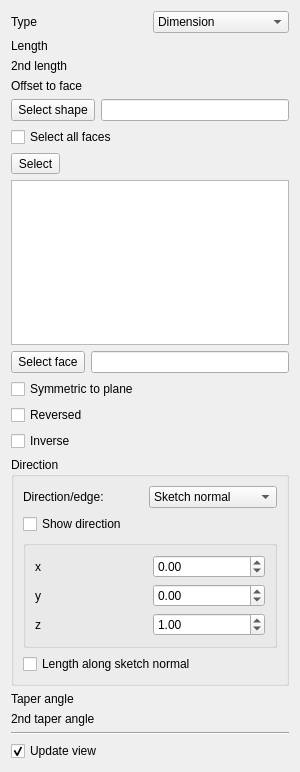
<?xml version="1.0" encoding="UTF-8"?>
<ui version="4.0">
 <class>PartDesignGui::TaskPadPocketParameters</class>
 <widget class="QWidget" name="PartDesignGui::TaskPadPocketParameters">
  <property name="geometry">
   <rect>
    <x>0</x>
    <y>0</y>
    <width>300</width>
    <height>772</height>
   </rect>
  </property>
  <property name="windowTitle">
   <string notr="true">Form</string>
  </property>
  <layout class="QVBoxLayout" name="verticalLayout">
   <item>
    <layout class="QGridLayout" name="gridLayout">
     <item row="0" column="0">
      <widget class="QLabel" name="textLabel1">
       <property name="text">
        <string>Type</string>
       </property>
      </widget>
     </item>
     <item row="0" column="1">
      <widget class="QComboBox" name="changeMode">
       <item>
        <property name="text">
         <string>Dimension</string>
        </property>
       </item>
      </widget>
     </item>
     <item row="1" column="0">
      <widget class="QLabel" name="labelLength">
       <property name="text">
        <string>Length</string>
       </property>
      </widget>
     </item>
     <item row="1" column="1">
      <widget class="Gui::PrefQuantitySpinBox" name="lengthEdit" native="true">
       <property name="keyboardTracking" stdset="0">
        <bool>false</bool>
       </property>
       <property name="unit" stdset="0">
        <string notr="true">mm</string>
       </property>
       <property name="minimum" stdset="0">
        <double>0.000000000000000</double>
       </property>
      </widget>
     </item>
     <item row="2" column="0">
      <widget class="QLabel" name="labelLength2">
       <property name="text">
        <string>2nd length</string>
       </property>
      </widget>
     </item>
     <item row="2" column="1">
      <widget class="Gui::PrefQuantitySpinBox" name="lengthEdit2" native="true">
       <property name="keyboardTracking" stdset="0">
        <bool>false</bool>
       </property>
       <property name="unit" stdset="0">
        <string notr="true">mm</string>
       </property>
      </widget>
     </item>
     <item row="3" column="0">
      <widget class="QLabel" name="labelOffset">
       <property name="text">
        <string>Offset to face</string>
       </property>
      </widget>
     </item>
     <item row="3" column="1">
      <widget class="Gui::PrefQuantitySpinBox" name="offsetEdit" native="true">
       <property name="keyboardTracking" stdset="0">
        <bool>false</bool>
       </property>
       <property name="unit" stdset="0">
        <string notr="true">mm</string>
       </property>
      </widget>
     </item>
    </layout>
   </item>
   <item>
    <widget class="QFrame" name="upToShapeList">
     <property name="frameShadow">
      <enum>QFrame::Plain</enum>
     </property>
     <property name="lineWidth">
      <number>0</number>
     </property>
     <layout class="QVBoxLayout">
      <property name="leftMargin">
       <number>0</number>
      </property>
      <property name="topMargin">
       <number>0</number>
      </property>
      <property name="rightMargin">
       <number>0</number>
      </property>
      <property name="bottomMargin">
       <number>0</number>
      </property>
      <item>
       <layout class="QGridLayout" name="_2">
        <item row="0" column="1">
         <widget class="QLineEdit" name="lineShapeName">
          <property name="readOnly">
           <bool>true</bool>
          </property>
         </widget>
        </item>
        <item row="0" column="0">
         <widget class="QToolButton" name="buttonShape">
          <property name="minimumSize">
           <size>
            <width>0</width>
            <height>22</height>
           </size>
          </property>
          <property name="text">
           <string>Select shape</string>
          </property>
          <property name="checkable">
           <bool>true</bool>
          </property>
         </widget>
        </item>
       </layout>
      </item>
      <item>
       <widget class="QCheckBox" name="checkBoxAllFaces">
        <property name="enabled">
         <bool>true</bool>
        </property>
        <property name="toolTip">
         <string>Applies length symmetrically to sketch plane</string>
        </property>
        <property name="text">
         <string>Select all faces</string>
        </property>
       </widget>
      </item>
      <item>
       <widget class="QWidget" name="upToShapeFaces" native="true">
        <layout class="QVBoxLayout" name="verticalLayout_2">
         <property name="leftMargin">
          <number>0</number>
         </property>
         <property name="topMargin">
          <number>0</number>
         </property>
         <property name="rightMargin">
          <number>0</number>
         </property>
         <property name="bottomMargin">
          <number>0</number>
         </property>
         <item>
          <widget class="QToolButton" name="buttonShapeFace">
           <property name="toolTip">
            <string>Click button to enter selection mode,
         click again to end selection</string>
           </property>
           <property name="text">
            <string>Select</string>
           </property>
           <property name="checkable">
            <bool>true</bool>
           </property>
          </widget>
         </item>
         <item>
          <widget class="QListWidget" name="listWidgetReferences">
           <property name="selectionMode">
            <enum>QAbstractItemView::ExtendedSelection</enum>
           </property>
          </widget>
         </item>
        </layout>
       </widget>
      </item>
     </layout>
    </widget>
   </item>
   <item>
    <layout class="QGridLayout" name="gridLayout_5">
     <item row="0" column="1">
      <widget class="QLineEdit" name="lineFaceName">
       <property name="readOnly">
        <bool>true</bool>
       </property>
      </widget>
     </item>
     <item row="0" column="0">
      <widget class="QToolButton" name="buttonFace">
       <property name="minimumSize">
        <size>
         <width>0</width>
         <height>22</height>
        </size>
       </property>
       <property name="text">
        <string>Select face</string>
       </property>
       <property name="checkable">
        <bool>true</bool>
       </property>
      </widget>
     </item>
    </layout>
   </item>
   <item>
    <widget class="QCheckBox" name="checkBoxMidplane">
     <property name="enabled">
      <bool>true</bool>
     </property>
     <property name="toolTip">
      <string>Applies length symmetrically to sketch plane</string>
     </property>
     <property name="text">
      <string>Symmetric to plane</string>
     </property>
    </widget>
   </item>
   <item>
    <widget class="QCheckBox" name="checkBoxReversed">
     <property name="text">
      <string>Reversed</string>
     </property>
    </widget>
   </item>
   <item>
     <widget class="QCheckBox" name="checkBoxInverse">
       <property name="text">
	 <string>Inverse</string>
       </property>
     </widget>
   </item>
   <item>
    <widget class="QGroupBox" name="groupBox">
     <property name="title">
      <string>Direction</string>
     </property>
     <layout class="QGridLayout" name="gridLayout_4">
      <item row="0" column="0">
       <layout class="QGridLayout" name="gridLayout_3">
        <item row="0" column="0">
         <widget class="QLabel" name="labelEdge">
          <property name="text">
           <string>Direction/edge:</string>
          </property>
         </widget>
        </item>
        <item row="0" column="1">
         <widget class="QComboBox" name="directionCB">
          <property name="toolTip">
           <string>Set a direction or select an edge
from the model as reference</string>
          </property>
          <item>
           <property name="text">
            <string>Sketch normal</string>
           </property>
          </item>
          <item>
           <property name="text">
            <string>Select reference...</string>
           </property>
          </item>
          <item>
           <property name="text">
            <string>Custom direction</string>
           </property>
          </item>
         </widget>
        </item>
       </layout>
      </item>
      <item row="1" column="0">
       <widget class="QCheckBox" name="checkBoxDirection">
        <property name="text">
         <string>Show direction</string>
        </property>
       </widget>
      </item>
      <item row="2" column="0">
       <widget class="QGroupBox" name="groupBoxDirection">
        <property name="enabled">
         <bool>true</bool>
        </property>
        <property name="toolTip">
         <string>Use custom vector for pad direction, otherwise
the sketch plane's normal vector will be used</string>
        </property>
        <property name="checkable">
         <bool>false</bool>
        </property>
        <property name="checked">
         <bool>false</bool>
        </property>
        <layout class="QGridLayout" name="gridLayout_2">
         <item row="0" column="0">
          <widget class="QLabel" name="labelXSkew">
           <property name="text">
            <string>x</string>
           </property>
          </widget>
         </item>
         <item row="0" column="1">
          <widget class="Gui::DoubleSpinBox" name="XDirectionEdit">
           <property name="toolTip">
            <string>x-component of direction vector</string>
           </property>
           <property name="keyboardTracking">
            <bool>false</bool>
           </property>
           <property name="minimum">
            <double>-100.000000000000000</double>
           </property>
           <property name="maximum">
            <double>100.000000000000000</double>
           </property>
           <property name="singleStep">
            <double>0.100000000000000</double>
           </property>
           <property name="unit" stdset="0">
            <string notr="true"/>
           </property>
          </widget>
         </item>
         <item row="1" column="0">
          <widget class="QLabel" name="labelYSkew">
           <property name="text">
            <string>y</string>
           </property>
          </widget>
         </item>
         <item row="1" column="1">
          <widget class="Gui::DoubleSpinBox" name="YDirectionEdit">
           <property name="toolTip">
            <string>y-component of direction vector</string>
           </property>
           <property name="keyboardTracking">
            <bool>false</bool>
           </property>
           <property name="minimum">
            <double>-100.000000000000000</double>
           </property>
           <property name="maximum">
            <double>100.000000000000000</double>
           </property>
           <property name="singleStep">
            <double>0.100000000000000</double>
           </property>
           <property name="unit" stdset="0">
            <string notr="true"/>
           </property>
          </widget>
         </item>
         <item row="2" column="0">
          <widget class="QLabel" name="labelZSkew">
           <property name="text">
            <string>z</string>
           </property>
          </widget>
         </item>
         <item row="2" column="1">
          <widget class="Gui::DoubleSpinBox" name="ZDirectionEdit">
           <property name="toolTip">
            <string>z-component of direction vector</string>
           </property>
           <property name="keyboardTracking">
            <bool>false</bool>
           </property>
           <property name="minimum">
            <double>-100.000000000000000</double>
           </property>
           <property name="maximum">
            <double>100.000000000000000</double>
           </property>
           <property name="singleStep">
            <double>0.100000000000000</double>
           </property>
           <property name="value">
            <double>1.000000000000000</double>
           </property>
           <property name="unit" stdset="0">
            <string notr="true"/>
           </property>
          </widget>
         </item>
        </layout>
       </widget>
      </item>
      <item row="3" column="0">
       <widget class="QCheckBox" name="checkBoxAlongDirection">
        <property name="enabled">
         <bool>true</bool>
        </property>
        <property name="toolTip">
         <string>If unchecked, the length will be
measured along the specified direction</string>
        </property>
        <property name="text">
         <string>Length along sketch normal</string>
        </property>
       </widget>
      </item>
     </layout>
    </widget>
   </item>
   <item>
    <layout class="QHBoxLayout" name="horizontalLayout_5">
     <item>
      <widget class="QLabel" name="labelTaperAngle">
       <property name="toolTip">
        <string>Angle to taper the extrusion</string>
       </property>
       <property name="text">
        <string>Taper angle</string>
       </property>
      </widget>
     </item>
     <item>
      <widget class="Gui::PrefQuantitySpinBox" name="taperEdit" native="true">
       <property name="keyboardTracking" stdset="0">
        <bool>false</bool>
       </property>
       <property name="unit" stdset="0">
        <string notr="true">deg</string>
       </property>
      </widget>
     </item>
    </layout>
   </item>
   <item>
    <layout class="QHBoxLayout" name="horizontalLayout_6">
     <item>
      <widget class="QLabel" name="labelTaperAngle2">
       <property name="toolTip">
        <string>Angle to taper the extrusion</string>
       </property>
       <property name="text">
        <string>2nd taper angle</string>
       </property>
      </widget>
     </item>
     <item>
      <widget class="Gui::PrefQuantitySpinBox" name="taperEdit2" native="true">
       <property name="keyboardTracking" stdset="0">
        <bool>false</bool>
       </property>
       <property name="unit" stdset="0">
        <string notr="true">deg</string>
       </property>
      </widget>
     </item>
    </layout>
   </item>
   <item>
    <widget class="Line" name="line">
     <property name="orientation">
      <enum>Qt::Horizontal</enum>
     </property>
    </widget>
   </item>
   <item>
    <widget class="QCheckBox" name="checkBoxUpdateView">
     <property name="text">
      <string>Update view</string>
     </property>
     <property name="checked">
      <bool>true</bool>
     </property>
    </widget>
   </item>
  </layout>
 </widget>
 <customwidgets>
  <customwidget>
   <class>Gui::QuantitySpinBox</class>
   <extends>QWidget</extends>
   <header>Gui/QuantitySpinBox.h</header>
  </customwidget>
  <customwidget>
   <class>Gui::DoubleSpinBox</class>
   <extends>QDoubleSpinBox</extends>
   <header>Gui/SpinBox.h</header>
  </customwidget>
  <customwidget>
   <class>Gui::PrefQuantitySpinBox</class>
   <extends>Gui::QuantitySpinBox</extends>
   <header>Gui/PrefWidgets.h</header>
  </customwidget>
 </customwidgets>
 <tabstops>
  <tabstop>changeMode</tabstop>
  <tabstop>lengthEdit</tabstop>
  <tabstop>lengthEdit2</tabstop>
  <tabstop>offsetEdit</tabstop>
  <tabstop>buttonFace</tabstop>
  <tabstop>lineFaceName</tabstop>
  <tabstop>checkBoxMidplane</tabstop>
  <tabstop>checkBoxReversed</tabstop>
  <tabstop>directionCB</tabstop>
  <tabstop>checkBoxDirection</tabstop>
  <tabstop>XDirectionEdit</tabstop>
  <tabstop>YDirectionEdit</tabstop>
  <tabstop>ZDirectionEdit</tabstop>
  <tabstop>checkBoxAlongDirection</tabstop>
  <tabstop>taperEdit</tabstop>
  <tabstop>taperEdit2</tabstop>
  <tabstop>checkBoxUpdateView</tabstop>
 </tabstops>
 <resources/>
 <connections/>
</ui>
